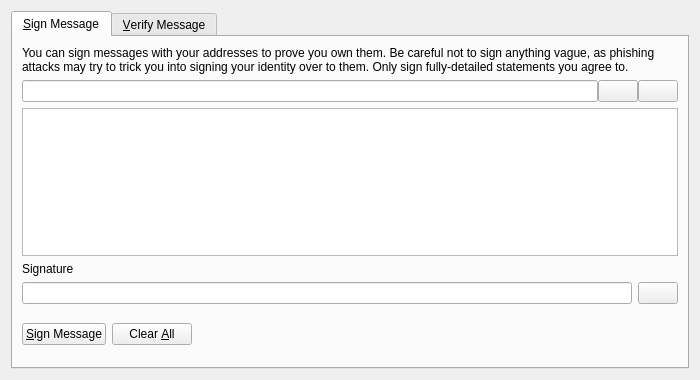
<?xml version="1.0" encoding="UTF-8"?>
<ui version="4.0">
 <class>SignVerifyMessageDialog</class>
 <widget class="QDialog" name="SignVerifyMessageDialog">
  <property name="geometry">
   <rect>
    <x>0</x>
    <y>0</y>
    <width>700</width>
    <height>380</height>
   </rect>
  </property>
  <property name="windowTitle">
   <string>Signatures - Sign / Verify a Message</string>
  </property>
  <property name="modal">
   <bool>true</bool>
  </property>
  <layout class="QVBoxLayout" name="verticalLayout">
   <item>
    <widget class="QTabWidget" name="tabWidget">
     <property name="currentIndex">
      <number>0</number>
     </property>
     <widget class="QWidget" name="tabSignMessage">
      <attribute name="title">
       <string>&amp;Sign Message</string>
      </attribute>
      <layout class="QVBoxLayout" name="verticalLayout_SM">
       <item>
        <widget class="QLabel" name="infoLabel_SM">
         <property name="text">
          <string>You can sign messages with your addresses to prove you own them. Be careful not to sign anything vague, as phishing attacks may try to trick you into signing your identity over to them. Only sign fully-detailed statements you agree to.</string>
         </property>
         <property name="textFormat">
          <enum>Qt::PlainText</enum>
         </property>
         <property name="wordWrap">
          <bool>true</bool>
         </property>
        </widget>
       </item>
       <item>
        <layout class="QHBoxLayout" name="horizontalLayout_1_SM">
         <property name="spacing">
          <number>0</number>
         </property>
         <item>
          <widget class="QValidatedLineEdit" name="addressIn_SM">
           <property name="toolTip">
            <string>The address to sign the message with (e.g. 4Zo1ga6xuKuQ7JV7M9rGDoxdbYwV5zgQJ5)</string>
           </property>
           <property name="maxLength">
            <number>34</number>
           </property>
          </widget>
         </item>
         <item>
          <widget class="QPushButton" name="addressBookButton_SM">
           <property name="toolTip">
            <string>Choose an address from the address book</string>
           </property>
           <property name="text">
            <string/>
           </property>
           <property name="icon">
            <iconset resource="../bitcoin.qrc">
             <normaloff>:/icons/address-book</normaloff>:/icons/address-book</iconset>
           </property>
           <property name="shortcut">
            <string>Alt+A</string>
           </property>
           <property name="autoDefault">
            <bool>false</bool>
           </property>
          </widget>
         </item>
         <item>
          <widget class="QPushButton" name="pasteButton_SM">
           <property name="toolTip">
            <string>Paste address from clipboard</string>
           </property>
           <property name="text">
            <string/>
           </property>
           <property name="icon">
            <iconset resource="../bitcoin.qrc">
             <normaloff>:/icons/editpaste</normaloff>:/icons/editpaste</iconset>
           </property>
           <property name="shortcut">
            <string>Alt+P</string>
           </property>
           <property name="autoDefault">
            <bool>false</bool>
           </property>
          </widget>
         </item>
        </layout>
       </item>
       <item>
        <widget class="QPlainTextEdit" name="messageIn_SM">
         <property name="toolTip">
          <string>Enter the message you want to sign here</string>
         </property>
        </widget>
       </item>
       <item>
        <widget class="QLabel" name="signatureLabel_SM">
         <property name="text">
          <string>Signature</string>
         </property>
         <property name="textFormat">
          <enum>Qt::PlainText</enum>
         </property>
        </widget>
       </item>
       <item>
        <layout class="QHBoxLayout" name="horizontalLayout_2_SM">
         <property name="spacing">
         </property>
         <item>
          <widget class="QLineEdit" name="signatureOut_SM">
           <property name="font">
            <font>
             <italic>true</italic>
            </font>
           </property>
           <property name="readOnly">
            <bool>true</bool>
           </property>
          </widget>
         </item>
         <item>
          <widget class="QPushButton" name="copySignatureButton_SM">
           <property name="toolTip">
            <string>Copy the current signature to the system clipboard</string>
           </property>
           <property name="text">
            <string/>
           </property>
           <property name="icon">
            <iconset resource="../bitcoin.qrc">
             <normaloff>:/icons/editcopy</normaloff>:/icons/editcopy</iconset>
           </property>
           <property name="autoDefault">
            <bool>false</bool>
           </property>
          </widget>
         </item>
        </layout>
       </item>
       <item>
        <layout class="QHBoxLayout" name="horizontalLayout_3_SM">
         <item>
          <widget class="QPushButton" name="signMessageButton_SM">
           <property name="toolTip">
            <string>Sign the message to prove you own this HoboNickels address</string>
           </property>
           <property name="text">
            <string>&amp;Sign Message</string>
           </property>
           <property name="icon">
            <iconset resource="../bitcoin.qrc">
             <normaloff>:/icons/edit</normaloff>:/icons/edit</iconset>
           </property>
           <property name="autoDefault">
            <bool>false</bool>
           </property>
          </widget>
         </item>
         <item>
          <widget class="QPushButton" name="clearButton_SM">
           <property name="toolTip">
            <string>Reset all sign message fields</string>
           </property>
           <property name="text">
            <string>Clear &amp;All</string>
           </property>
           <property name="icon">
            <iconset resource="../bitcoin.qrc">
             <normaloff>:/icons/remove</normaloff>:/icons/remove</iconset>
           </property>
           <property name="autoDefault">
            <bool>false</bool>
           </property>
          </widget>
         </item>
         <item>
          <spacer name="horizontalSpacer_1_SM">
           <property name="orientation">
            <enum>Qt::Horizontal</enum>
           </property>
           <property name="sizeHint" stdset="0">
            <size>
             <width>40</width>
             <height>48</height>
            </size>
           </property>
          </spacer>
         </item>
         <item>
          <widget class="QLabel" name="statusLabel_SM">
           <property name="font">
            <font>
             <weight>75</weight>
             <bold>true</bold>
            </font>
           </property>
           <property name="text">
            <string/>
           </property>
           <property name="wordWrap">
            <bool>true</bool>
           </property>
          </widget>
         </item>
         <item>
          <spacer name="horizontalSpacer_2_SM">
           <property name="orientation">
            <enum>Qt::Horizontal</enum>
           </property>
           <property name="sizeHint" stdset="0">
            <size>
             <width>40</width>
             <height>48</height>
            </size>
           </property>
          </spacer>
         </item>
        </layout>
       </item>
      </layout>
     </widget>
     <widget class="QWidget" name="tabVerifyMessage">
      <attribute name="title">
       <string>&amp;Verify Message</string>
      </attribute>
      <layout class="QVBoxLayout" name="verticalLayout_VM">
       <item>
        <widget class="QLabel" name="infoLabel_VM">
         <property name="text">
          <string>Enter the signing address, message (ensure you copy line breaks, spaces, tabs, etc. exactly) and signature below to verify the message. Be careful not to read more into the signature than what is in the signed message itself, to avoid being tricked by a man-in-the-middle attack.</string>
         </property>
         <property name="textFormat">
          <enum>Qt::PlainText</enum>
         </property>
         <property name="alignment">
          <set>Qt::AlignLeading|Qt::AlignLeft|Qt::AlignTop</set>
         </property>
         <property name="wordWrap">
          <bool>true</bool>
         </property>
        </widget>
       </item>
       <item>
        <layout class="QHBoxLayout" name="horizontalLayout_1_VM">
         <property name="spacing">
          <number>0</number>
         </property>
         <item>
          <widget class="QValidatedLineEdit" name="addressIn_VM">
           <property name="toolTip">
            <string>The address the message was signed with (e.g. 4Zo1ga6xuKuQ7JV7M9rGDoxdbYwV5zgQJ5)</string>
           </property>
           <property name="maxLength">
            <number>34</number>
           </property>
          </widget>
         </item>
         <item>
          <widget class="QPushButton" name="addressBookButton_VM">
           <property name="toolTip">
            <string>Choose an address from the address book</string>
           </property>
           <property name="text">
            <string/>
           </property>
           <property name="icon">
            <iconset resource="../bitcoin.qrc">
             <normaloff>:/icons/address-book</normaloff>:/icons/address-book</iconset>
           </property>
           <property name="shortcut">
            <string>Alt+A</string>
           </property>
           <property name="autoDefault">
            <bool>false</bool>
           </property>
          </widget>
         </item>
        </layout>
       </item>
       <item>
        <widget class="QPlainTextEdit" name="messageIn_VM"/>
       </item>
       <item>
        <widget class="QValidatedLineEdit" name="signatureIn_VM"/>
       </item>
       <item>
        <layout class="QHBoxLayout" name="horizontalLayout_2_VM">
         <item>
          <widget class="QPushButton" name="verifyMessageButton_VM">
           <property name="toolTip">
            <string>Verify the message to ensure it was signed with the specified HoboNickels address</string>
           </property>
           <property name="text">
            <string>&amp;Verify Message</string>
           </property>
           <property name="icon">
            <iconset resource="../bitcoin.qrc">
             <normaloff>:/icons/transaction_0</normaloff>:/icons/transaction_0</iconset>
           </property>
           <property name="autoDefault">
            <bool>false</bool>
           </property>
          </widget>
         </item>
         <item>
          <widget class="QPushButton" name="clearButton_VM">
           <property name="toolTip">
            <string>Reset all verify message fields</string>
           </property>
           <property name="text">
            <string>Clear &amp;All</string>
           </property>
           <property name="icon">
            <iconset resource="../bitcoin.qrc">
             <normaloff>:/icons/remove</normaloff>:/icons/remove</iconset>
           </property>
           <property name="autoDefault">
            <bool>false</bool>
           </property>
          </widget>
         </item>
         <item>
          <spacer name="horizontalSpacer_1_VM">
           <property name="orientation">
            <enum>Qt::Horizontal</enum>
           </property>
           <property name="sizeHint" stdset="0">
            <size>
             <width>40</width>
             <height>48</height>
            </size>
           </property>
          </spacer>
         </item>
         <item>
          <widget class="QLabel" name="statusLabel_VM">
           <property name="font">
            <font>
             <weight>75</weight>
             <bold>true</bold>
            </font>
           </property>
           <property name="text">
            <string/>
           </property>
           <property name="wordWrap">
            <bool>true</bool>
           </property>
          </widget>
         </item>
         <item>
          <spacer name="horizontalSpacer_2_VM">
           <property name="orientation">
            <enum>Qt::Horizontal</enum>
           </property>
           <property name="sizeHint" stdset="0">
            <size>
             <width>40</width>
             <height>48</height>
            </size>
           </property>
          </spacer>
         </item>
        </layout>
       </item>
      </layout>
     </widget>
    </widget>
   </item>
  </layout>
 </widget>
 <customwidgets>
  <customwidget>
   <class>QValidatedLineEdit</class>
   <extends>QLineEdit</extends>
   <header>qvalidatedlineedit.h</header>
  </customwidget>
 </customwidgets>
 <resources>
  <include location="../bitcoin.qrc"/>
 </resources>
 <connections/>
</ui>
